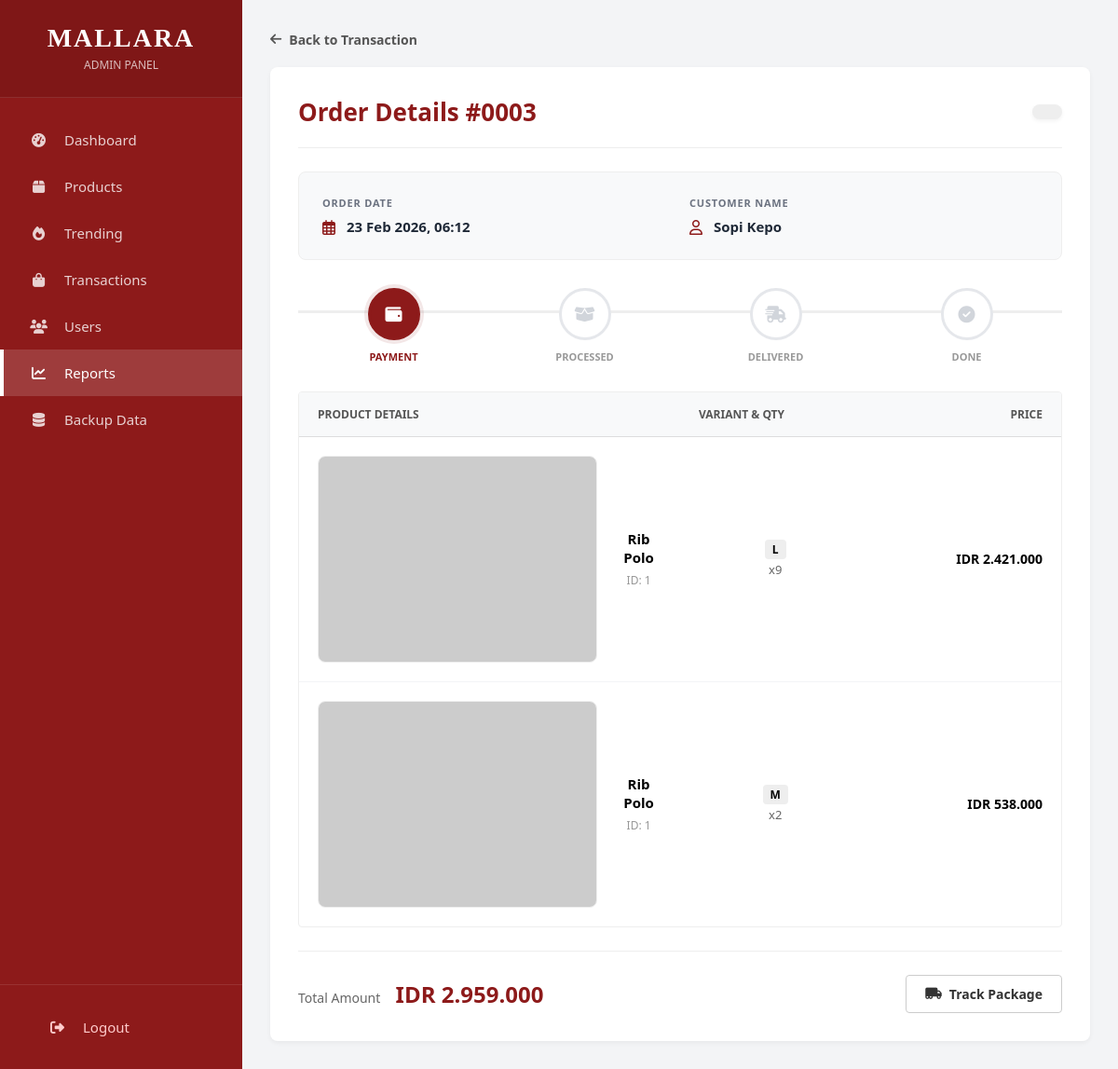
The page /admin/order_detail.php?id=3 (signed in) on the database its author committed.
### tables this page shows
CREATE TABLE `orders` (
  `id` int(11) NOT NULL,
  `user_id` int(11) NOT NULL,
  `invoice_code` varchar(50) DEFAULT NULL,
  `total` decimal(10,2) DEFAULT 0.00,
  `status` enum('Not Paid','Packed','Delivery','Completed','Cancelled','Rating') DEFAULT 'Not Paid',
  `payment_method` varchar(50) DEFAULT NULL,
  `shipping_name` varchar(100) DEFAULT NULL,
  `shipping_phone` varchar(20) DEFAULT NULL,
  `shipping_address` text DEFAULT NULL,
  `items_detail` text DEFAULT NULL,
  `created_at` timestamp NOT NULL DEFAULT current_timestamp()
);

### admin/order_detail.php (the view, shortened to what this page needs)
<?php
require '../config/database.php';
 $order_id = intval($_GET['id']);
 $order_query = mysqli_query($conn, "SELECT * FROM orders WHERE id = '$order_id'");
 $order = mysqli_fetch_assoc($order_query);
function getStatusInfo($status) {
    $info = ['label' => $status, 'bg' => '#eee', 'text' => '#333'];
    switch($status) {
        default:
            $info = ['label' => $status, 'bg' => '#eee', 'text' => '#333'];
    }
    return $info;
}
 $statusData = getStatusInfo($order['status']);
 $back_link = 'orders.php';
?>
<!DOCTYPE html>
<html lang="en">
<head>
    <link rel="stylesheet" href="../assets/css/style.css">
    <link rel="stylesheet" href="https://cdnjs.cloudflare.com/ajax/libs/font-awesome/6.4.0/css/all.min.css">
</head>
<body>
    <aside class="sidebar">
        <div class="sidebar-header">
            <h2>MALLARA</h2>
            <span>ADMIN PANEL</span>
        </div>
        <nav class="sidebar-menu">
            <a href="dashboard.php" class="menu-item">
                <i class="fas fa-tachometer-alt"></i> <span>Dashboard</span>
            </a>
            <a href="products.php" class="menu-item">
                <i class="fas fa-box"></i> <span>Products</span>
            </a>
            <a href="trending.php" class="menu-item">
                <i class="fas fa-fire"></i> <span>Trending</span>
            </a>
            <a href="orders.php" class="menu-item">
                <i class="fas fa-shopping-bag"></i> <span>Transactions</span>
            </a>
            <a href="users.php" class="menu-item">
                <i class="fas fa-users"></i> <span>Users</span>
            </a>
            <a href="reports.php" class="menu-item active">
                <i class="fas fa-chart-line"></i> <span>Reports</span>
            </a>
            <a href="backup_data.php" class="menu-item">
                <i class="fas fa-database"></i> <span>Backup Data</span>
            </a>
        </nav>
        <div class="sidebar-footer">
            <a href="../auth/logout.php" class="menu-item" style="color: #ffcccc;">
                <i class="fas fa-sign-out-alt"></i> <span>Logout</span>
            </a>
        </div>
    </aside>
    <main class="main-content">
        <a href="<?= $back_link ?>" class="btn-back-outside">
            <i class="fas fa-arrow-left"></i> Back to Transaction
        </a>
        <div class="card">
            <div class="card-header">
                <h2 class="detail-title">Order Details #<?= sprintf('%04d', $order['id']) ?></h2>
                <span class="status-badge" style="background-color: <?= $statusData['bg'] ?>; color: <?= $statusData['text'] ?>;">
                </span>
            </div>
            <hr class="detail-separator">
            <div class="info-grid">
                <div class="info-item">
                    <label>Order Date</label>
                    <span>
                        <i class="far fa-calendar-alt"></i>
                        <?= date('d M Y, H:i', strtotime($order['created_at'])) ?>
                    </span>
                </div>
                <div class="info-item">
                    <label>Customer Name</label>
                    <span>
                        <i class="far fa-user"></i>
                        <?= htmlspecialchars($order['shipping_name']) ?>
                    </span>
                </div>
            </div>
            <div class="tracking-container">
                <div class="tracking-timeline">
                    <div class="track-step <?= in_array($order['status'], ['Process', 'Delivered', 'Done']) ? 'completed' : 'active' ?>">
                        <div class="track-icon"><i class="fas fa-wallet"></i></div>
                        <div class="track-label">Payment</div>
                    </div>
                    <div class="track-step <?= $order['status'] == 'Process' ? 'active' : (in_array($order['status'], ['Delivered', 'Done']) ? 'completed' : '') ?>">
                        <div class="track-icon"><i class="fas fa-box-open"></i></div>
                        <div class="track-label">Processed</div>
                    </div>
                    <div class="track-step <?= $order['status'] == 'Delivered' ? 'active' : ($order['status'] == 'Done' ? 'completed' : '') ?>">
                        <div class="track-icon"><i class="fas fa-shipping-fast"></i></div>
                        <div class="track-label">Delivered</div>
                    </div>
                    <div class="track-step <?= $order['status'] == 'Done' ? 'active' : '' ?>">
                        <div class="track-icon"><i class="fas fa-check-circle"></i></div>
                        <div class="track-label">Done</div>
                    </div>
                </div>
            </div>
            <div class="table-responsive">
                <table>
                    <thead>
                        <tr>
                            <th style="width: 50%;">Product Details</th>
                            <th style="width: 25%;">Variant & Qty</th>
                            <th style="width: 25%; text-align: right;">Price</th>
                        </tr>
                    </thead>
                    <tbody>
                        <?php
                        $items = json_decode($order['items_detail'], true);
                        if(!empty($items) && is_array($items)):
                            foreach($items as $item):
                                $subtotal = $item['price'] * $item['quantity'];
                                $cat = strtolower($item['category']);
                                $path = "../assets/img/products/" . $cat . "/" . $item['image'];
                                if(!file_exists($path)) $path = "https://via.placeholder.com/150?text=No+Image";
                        ?>
                        <tr>
                            <td>
                                <div class="product-cell">
                                    <img src="<?= $path ?>" class="product-img" alt="<?= htmlspecialchars($item['name']) ?>">
                                    <div>
                                        <strong style="display:block; font-size:15px; margin-bottom:4px;"><?= htmlspecialchars($item['name']) ?></strong>
                                        <small style="color:#999; font-size:12px;">ID: <?= $item['product_id'] ?></small>
                                    </div>
                                </div>
                            </td>
                            <td>
                                <div style="margin-bottom:4px;"><span style="background:#eee; padding:2px 8px; border-radius:4px; font-size:12px; font-weight:600;"><?= $item['size'] ?></span></div>
                                <div style="color:#666; font-size:13px;">x<?= $item['quantity'] ?></div>
                            </td>
                            <td style="text-align: right;">
                                <strong>IDR <?= number_format($subtotal, 0, ',', '.') ?></strong>
                            </td>
                        </tr>
                        <?php endforeach; ?>
                        <?php else: ?>
                        <tr><td colspan="3" style="text-align:center; padding: 30px;">No items found in this order.</td></tr>
                        <?php endif; ?>
                    </tbody>
                </table>
            </div>
            <div class="card-footer">
                <div class="total-price">
                    <span>Total Amount</span>
                    IDR <?= number_format($order['total'], 0, ',', '.') ?>
                </div>
                <a href="tracking_pesanan.php?id=<?= $order['id'] ?>" target="_blank" class="btn-track">
                    <i class="fas fa-truck-moving"></i> Track Package
                </a>
            </div>
        </div>
    </main>
</body>
</html>

### assets/css/style.css (style rules this page uses)
body { margin:0; font-family: 'Segoe UI'; background:#8b0000; color:white; }
.card { background:white; color:black; border-radius:15px; padding:15px; text-align:center; }
.card img { width:100%; height:220px; object-fit:cover; }

### rows shown on the page
orders: id "0003", created_at "23 Feb 2026, 06:12", shipping_name "Sopi Kepo", total "2.959.000"

### other values the page prints
$item['name'] "Rib Polo"
$item['product_id'] "1"
$item['size'] "L"
$item['quantity'] "9"
$subtotal "2.421.000"
$item['size'] "M"
$item['quantity'] "2"
$subtotal "538.000"
